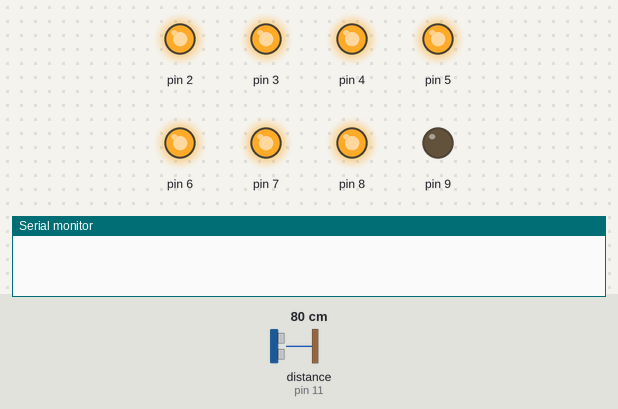
Simulated run of this sketch. Board: Arduino Uno, built with avr-gcc and run on an emulated ATmega328P. Shown: output pins drawn as LEDs (lit = HIGH), the last lines printed to the serial monitor. Wiring (inferred from the names in the program): ultrasonic range finder: trigger pin 10; echo pin 11. Dashed ring = blinking. The inputs (shaded band) are chosen by the test bench; at power-on: distance to the obstacle (sensor on pin 11) 80 cm. The echo pulse lasts 58.3 µs per cm; pins used as bus, display or sensor lines are not drawn.

Above: at 1.2 s.
1.3 s: distance to the obstacle (sensor on pin 11) set to 13 cm
3.0 s: distance to the obstacle (sensor on pin 11) set to 10 cm
At 4.4 s:
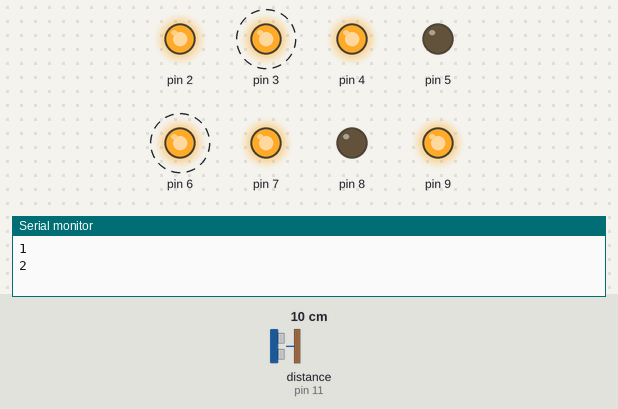
At 4.9 s:
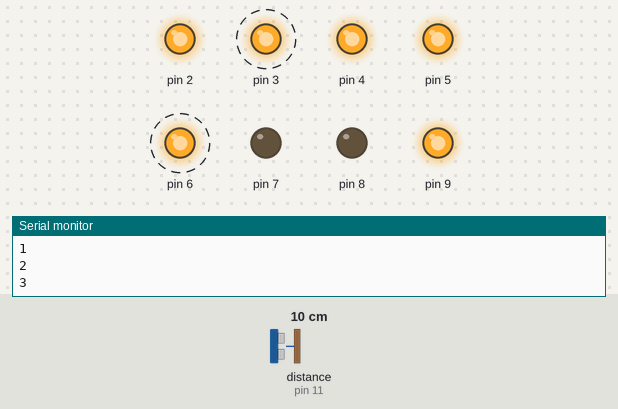
6.0 s: distance to the obstacle (sensor on pin 11) set to 8 cm
At 7.8 s:
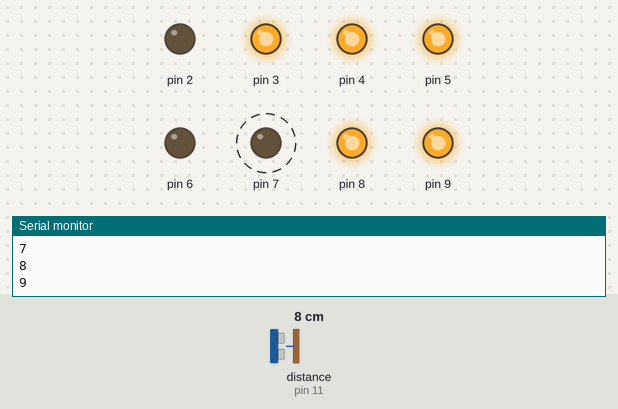
9.0 s: distance to the obstacle (sensor on pin 11) set to 5 cm
Timing chart, 0 to 11.5 s (numbered marks = the images above; inputs shaded):
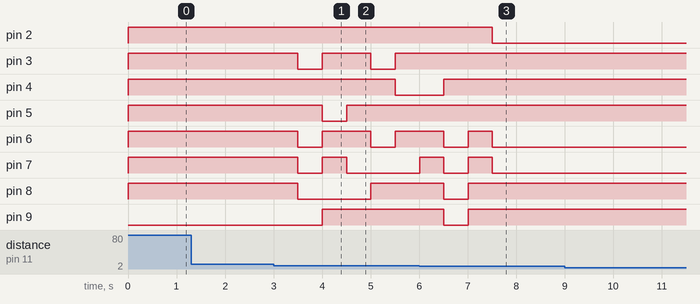

The sketch:

CONTADOR_DE_AFORO.ino
```cpp
/*
Fundación Kinal
Centro Educativo Técnico Labral Kinal
Electrónica
Grado: Quinto
Sección: A
Curso: Taller de Electrónica Digital y Reparación de Computadoras I
Nombre: Carlos Alexander Quim Chapaz
Carné: 2019172 
*/

#define TRIG 10 //PIN digital 10 para el TRIGGER
#define ECHO 11 //PIN digital 11 para el ECHO

long d; //Variable de distancia en cm
int gente;

void medicion_Ultrasonico();
void aforo();
int contador(int valor);
void pines();

void setup() {
  Serial.begin(9600);
  pines();
}

void loop() {
  medicion_Ultrasonico();
  aforo();
  contador(gente);
}
void pines(){
  for(int i = 2; i <=11; i++){
    pinMode(i,OUTPUT);
  }
  pinMode(ECHO, INPUT); //PIN de Entrada
  digitalWrite(TRIG, LOW); //Incializamos el TRIGGER en 0
  digitalWrite(2,HIGH);
}
void medicion_Ultrasonico(){
  long t; //Variable de tiempo en llegar al ECHO
  digitalWrite(TRIG, HIGH);
  delayMicroseconds(10); //Pulso de 10us
  digitalWrite(TRIG, LOW);

  t = pulseIn(ECHO, HIGH); //obtenemos el ancho del pulso
  d = t/58; //convertimos el tiempo en una distancia en cm
  return d;
}

void aforo(){
  if(d >= 6 && d <=10){
    gente = gente + 1;
    delay(500);
    Serial.println(gente);
  }
  return gente;
}

int contador(int valor){
  switch(valor){
    case (0):
      digitalWrite(2,HIGH);
      digitalWrite(3,HIGH);
      digitalWrite(4,HIGH);
      digitalWrite(5,HIGH);
      digitalWrite(6,HIGH);
      digitalWrite(7,HIGH);
      digitalWrite(8,HIGH);
      digitalWrite(9,LOW);
    break;

    case(1):
      digitalWrite(2,HIGH);
      digitalWrite(3,LOW);
      digitalWrite(4,HIGH);
      digitalWrite(5,HIGH);
      digitalWrite(6,LOW);
      digitalWrite(7,LOW);
      digitalWrite(8,LOW);
      digitalWrite(9,LOW);
      break;

    case(2):
      digitalWrite(2,HIGH);
      digitalWrite(3,HIGH);
      digitalWrite(4,HIGH);
      digitalWrite(5,LOW);
      digitalWrite(6,HIGH);
      digitalWrite(7,HIGH);
      digitalWrite(8,LOW);
      digitalWrite(9,HIGH);
      break;

    case(3):
      digitalWrite(2,HIGH);
      digitalWrite(3,HIGH);
      digitalWrite(4,HIGH);
      digitalWrite(5,HIGH);
      digitalWrite(6,HIGH);
      digitalWrite(7,LOW);
      digitalWrite(8,LOW);
      digitalWrite(9,HIGH);
      break;

    case(4):
      digitalWrite(2,HIGH);
      digitalWrite(3,LOW);
      digitalWrite(4,HIGH);
      digitalWrite(5,HIGH);
      digitalWrite(6,LOW);
      digitalWrite(7,LOW);
      digitalWrite(8,HIGH);
      digitalWrite(9,HIGH);
      break;

    case(5):
      digitalWrite(2,HIGH);
      digitalWrite(3,HIGH);
      digitalWrite(4,LOW);
      digitalWrite(5,HIGH);
      digitalWrite(6,HIGH);
      digitalWrite(7,LOW);
      digitalWrite(8,HIGH);
      digitalWrite(9,HIGH);
      break;

    case(6):
      digitalWrite(2,HIGH);
      digitalWrite(3,HIGH);
      digitalWrite(4,LOW);
      digitalWrite(5,HIGH);
      digitalWrite(6,HIGH);
      digitalWrite(7,HIGH);
      digitalWrite(8,HIGH);
      digitalWrite(9,HIGH);
      break;

    case(7):
      digitalWrite(2,HIGH);
      digitalWrite(3,HIGH);
      digitalWrite(4,HIGH);
      digitalWrite(5,HIGH);
      digitalWrite(6,LOW);
      digitalWrite(7,LOW);
      digitalWrite(8,LOW);
      digitalWrite(9,LOW);
      break;

    case(8):
      digitalWrite(2,HIGH);
      digitalWrite(3,HIGH);
      digitalWrite(4,HIGH);
      digitalWrite(5,HIGH);
      digitalWrite(6,HIGH);
      digitalWrite(7,HIGH);
      digitalWrite(8,HIGH);
      digitalWrite(9,HIGH);
      break;

    case(9):
      digitalWrite(2,LOW);
      digitalWrite(3,HIGH);
      digitalWrite(4,HIGH);
      digitalWrite(5,HIGH);
      digitalWrite(6,LOW);
      digitalWrite(7,LOW);
      digitalWrite(8,HIGH);
      digitalWrite(9,HIGH);
      break;

  }
}
```

Measured:
- the behaviour switches between 12 and 11 cm on distance to the obstacle (sensor on pin 11) (found by bisection; images 0 and 1)
- after the input at 1.3 s, every drawn part: stays the same
- after the input at 3.0 s, pin 3, pin 6: alternates HIGH for 1.0 s and LOW for 0.50 s, starting after 0.50 s; pin 4: HIGH → LOW after 2.5 s; pin 5: HIGH → LOW after 1.0 s, → HIGH 0.50 s later; pin 7: HIGH → LOW after 0.50 s, → HIGH 0.50 s later, → LOW 0.50 s later; pin 8: HIGH → LOW after 0.50 s, → HIGH 1.5 s later
